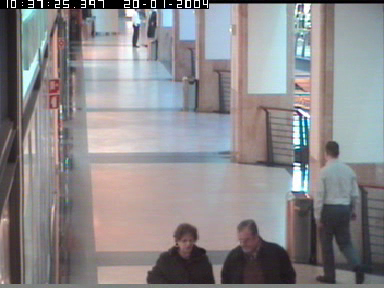
#> input picture frame 48 of Labs/Module-1.8-Lab-ImageVideo/hallway.mp4, 384 x 288 px, given in place of boat.mp4, which was not available
$ jupyter execute Lab-1.8-VideoOpticalFlow-Exercise.ipynb   (older library calls are emulated)   (text cells are left out)
#> lines starting #> are read from the running program, lines starting #| are printed output that depends on the picture; pictures that were not available may be replaced by others from this repository, and a replacement may not be noted
[cell 1]
#CPU
#https://github.com/spmallick/learnopencv/tree/master/Getting-Started-OpenCV-CUDA-Module
import argparse
import time
import ipywidgets
from IPython.display import display

import cv2
import numpy as np

video1 = ipywidgets.Image(format='jpeg')
video2 = ipywidgets.Image(format='jpeg')

display(video1)
display(video2)

video = 'boat.mp4'
device = 'cpu'
    # init dict to track time for every stage at each iteration
timers = {
        "full pipeline": [],
        "reading": [],
        "pre-process": [],
        "optical flow": [],
        "post-process": [],
    }

    # init video capture with video
cap = cv2.VideoCapture(video)

    # get default video FPS
fps = cap.get(cv2.CAP_PROP_FPS)

    # get total number of video frames
num_frames = cap.get(cv2.CAP_PROP_FRAME_COUNT)

    # read the first frame
ret, previous_frame = cap.read()
#> previous_frame is the input picture: shape (288, 384, 3); mean B, G, R 139.6, 137.2, 139.9


        # proceed if frame reading was successful
if ret:
            # resize frame
    frame = cv2.resize(previous_frame, (960, 540))
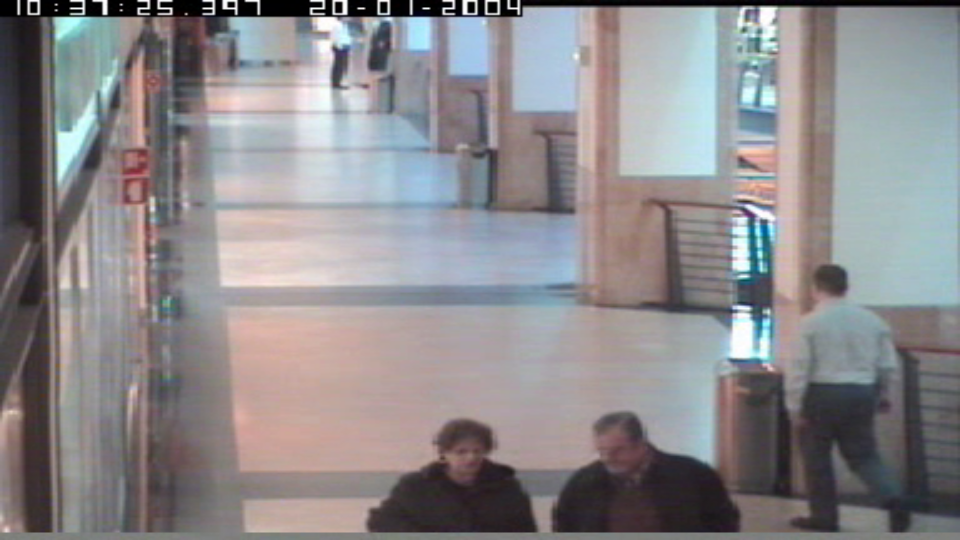
#> frame: shape (540, 960, 3); mean B, G, R 139.5, 137.1, 139.8

            # convert to gray
    previous_frame = cv2.cvtColor(frame, cv2.COLOR_BGR2GRAY)
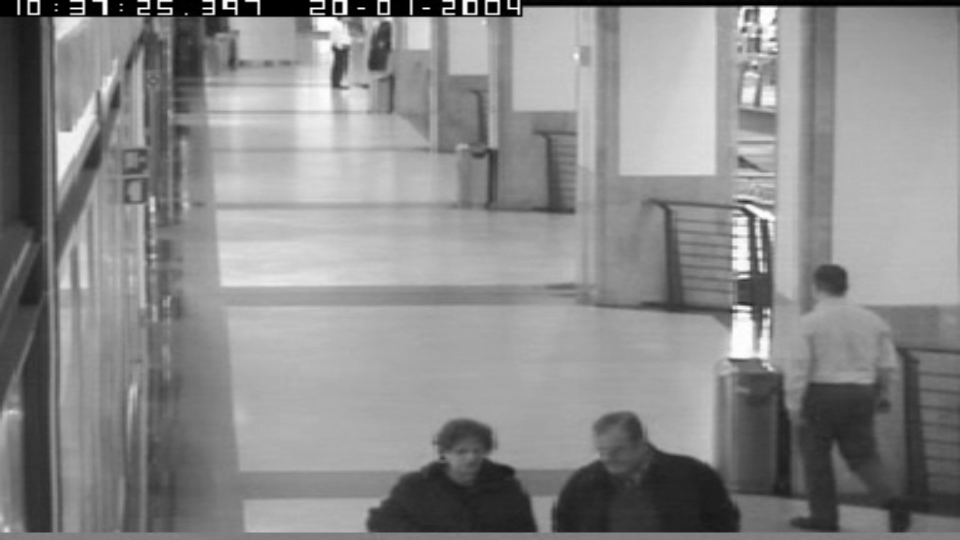
#> previous_frame: shape (540, 960); min 0, max 255, mean 138.2

            # create hsv output for optical flow
    hsv = np.zeros_like(frame, np.float32)

            # set saturation to 1
    hsv[..., 1] = 1.0

    while True:
                # start full pipeline timer
        start_full_time = time.time()

                # start reading timer
        start_read_time = time.time()

                # capture frame-by-frame
        ret, frame = cap.read()
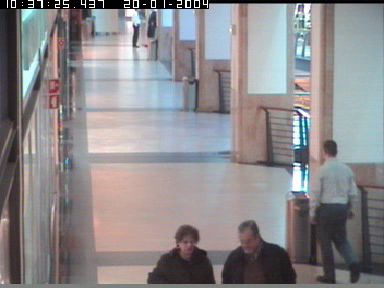
#> input picture frame 49 of Labs/Module-1.8-Lab-ImageVideo/hallway.mp4, 384 x 288 px, given in place of boat.mp4, which was not available
#> frame is the input picture: shape (288, 384, 3); mean B, G, R 139.6, 137.3, 139.9

                # end reading timer
        end_read_time = time.time()

                # add elapsed iteration time
        timers["reading"].append(end_read_time - start_read_time)

                # if frame reading was not successful, break
        if not ret:
            break

                # start pre-process timer
        start_pre_time = time.time()
                # resize frame
        frame = cv2.resize(frame, (960, 540))
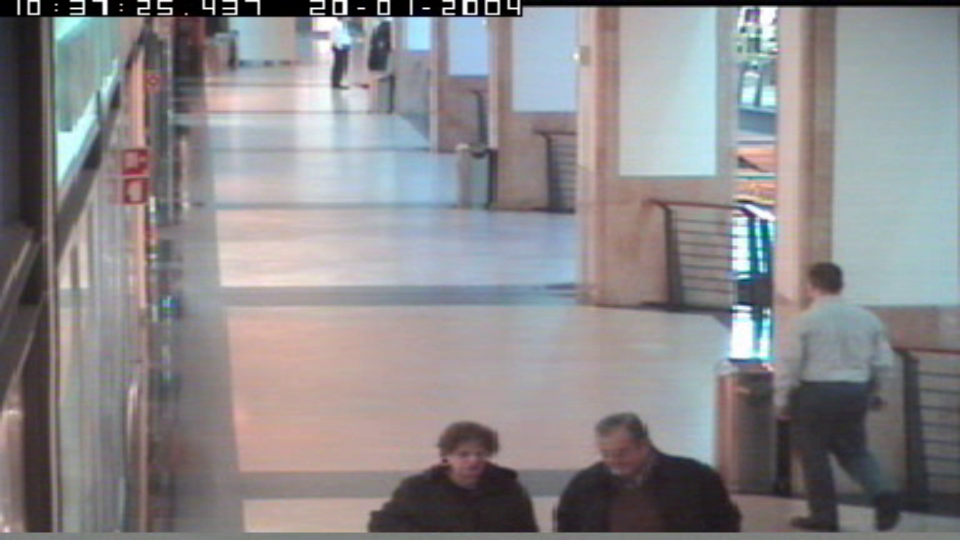
#> frame: shape (540, 960, 3); mean B, G, R 139.5, 137.2, 139.8

                # convert to gray
        current_frame = cv2.cvtColor(frame, cv2.COLOR_BGR2GRAY)

                # end pre-process timer
        end_pre_time = time.time()

                # add elapsed iteration time
        timers["pre-process"].append(end_pre_time - start_pre_time)

                # start optical flow timer
        start_of = time.time()

                # calculate optical flow
        flow = cv2.calcOpticalFlowFarneback(
            previous_frame, current_frame, None, 0.5, 5, 15, 3, 5, 1.2, 0,
                )
            # end of timer
        end_of = time.time()

            # add elapsed iteration time
        timers["optical flow"].append(end_of - start_of)

                # start post-process timer
        start_post_time = time.time()

                # convert from cartesian to polar coordinates to get magnitude and angle
        magnitude, angle = cv2.cartToPolar(
                flow[..., 0], flow[..., 1], angleInDegrees=True,
                )
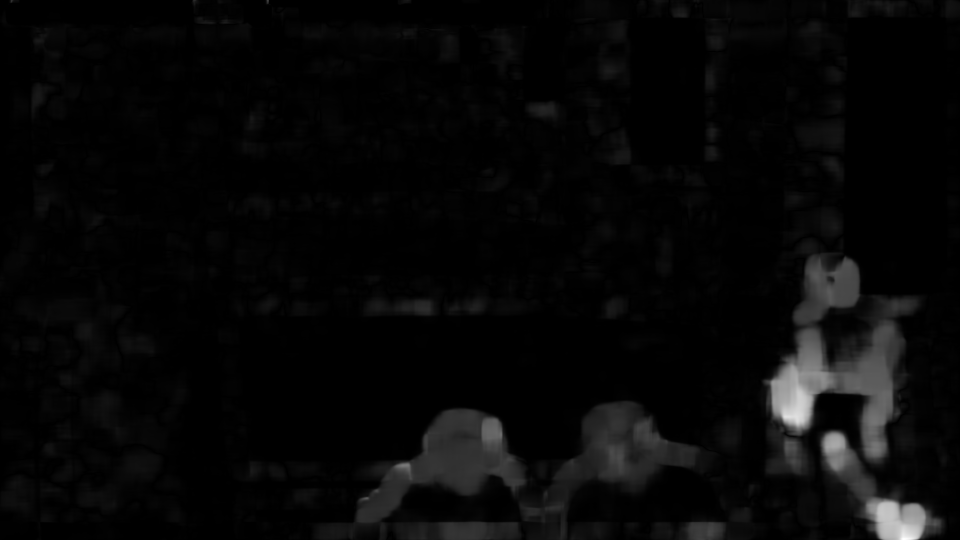
#> magnitude: shape (540, 960) float32; min 0, max 18.13, mean 0.576; drawn with min black and max white
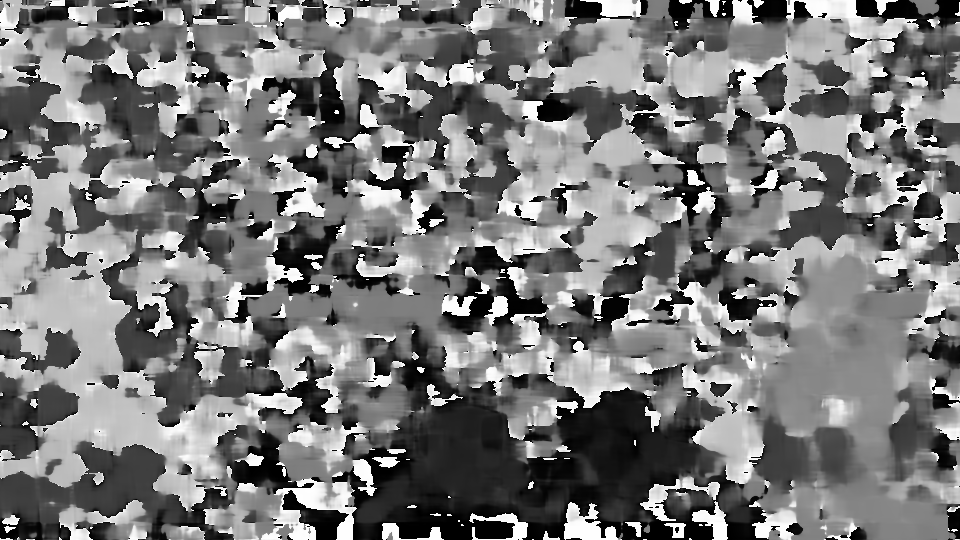
#> angle: shape (540, 960) float32; min 0, max 360, mean 171.3; drawn with min black and max white

                # set hue according to the angle of optical flow
        hsv[..., 0] = angle * ((1 / 360.0) * (180 / 255.0))
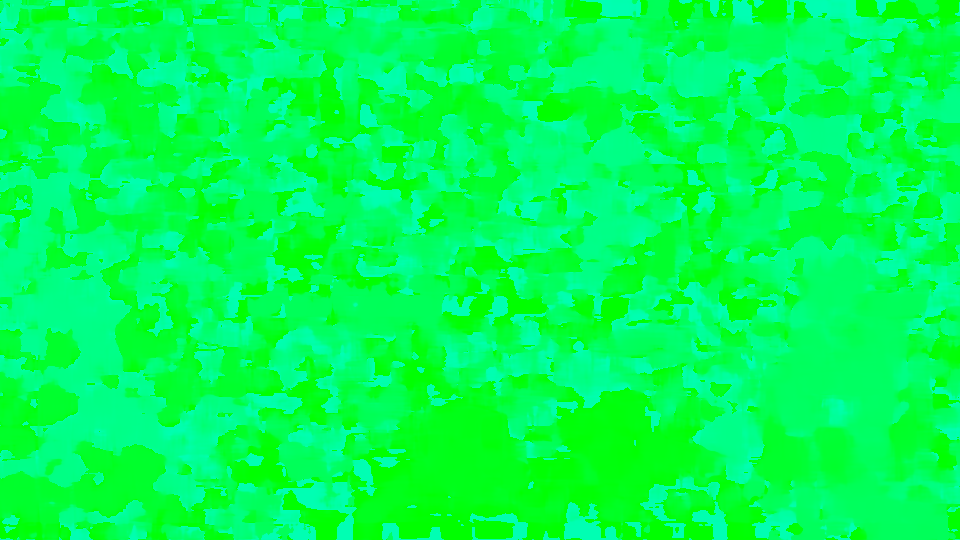
#> hsv: shape (540, 960, 3) float32; mean of channels 0, 1, 2 0.336, 1, 0; drawn as B, G, R

                # set value according to the normalized magnitude of optical flow
        hsv[..., 2] = cv2.normalize(
                    magnitude, None, 0.0, 1.0, cv2.NORM_MINMAX, -1,
                )
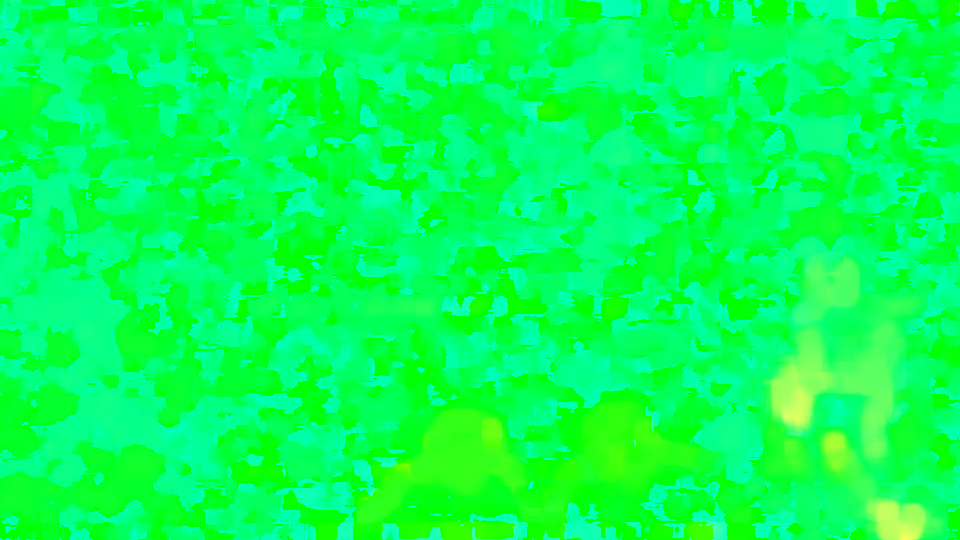
#> hsv: shape (540, 960, 3) float32; mean of channels 0, 1, 2 0.336, 1, 0.0317; drawn as B, G, R

                # multiply each pixel value to 255
        hsv_8u = np.uint8(hsv * 255.0)

                # convert hsv to bgr
        bgr = cv2.cvtColor(hsv_8u, cv2.COLOR_HSV2BGR)
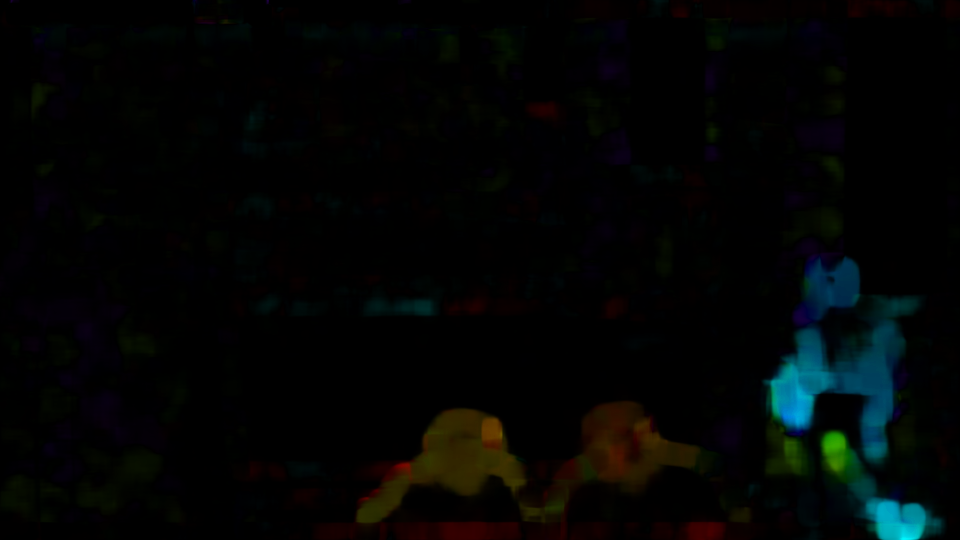
#> bgr: shape (540, 960, 3); mean B, G, R 4.2, 4.9, 2.9

                # update previous_frame value
        previous_frame = current_frame

                # end post-process timer
        end_post_time = time.time()

                # add elapsed iteration time
        timers["post-process"].append(end_post_time - start_post_time)

                # end full pipeline timer
        end_full_time = time.time()

                # add elapsed iteration time
        timers["full pipeline"].append(end_full_time - start_full_time)

                # visualization
        video1.value = bytes(cv2.imencode('.jpg', frame)[1])
        video2.value = bytes(cv2.imencode('.jpg', bgr)[1])
            # [9 lines of commented-out code are left out]
cap.release()

    # destroy all windows
#cv2.destroyAllWindows()

    # print results
print("Number of frames : ", num_frames)

    # elapsed time at each stage
print("Elapsed time")
for stage, seconds in timers.items():
    print("-", stage, ": {:0.3f} seconds".format(sum(seconds)))

    # calculate frames per second
print("Default video FPS : {:0.3f}".format(fps))

of_fps = (num_frames - 1) / sum(timers["optical flow"])
print("Optical flow FPS : {:0.3f}".format(of_fps))

full_fps = (num_frames - 1) / sum(timers["full pipeline"])
print("Full pipeline FPS : {:0.3f}".format(full_fps))

$ run again, starting later in the video
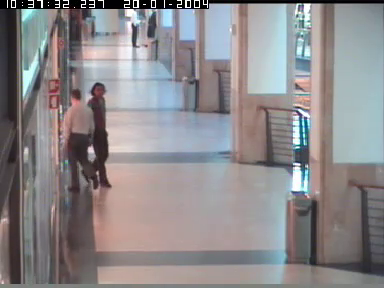
#> input picture frame 219 of Labs/Module-1.8-Lab-ImageVideo/hallway.mp4, 384 x 288 px, given in place of boat.mp4, which was not available
#> previous_frame is the input picture: shape (288, 384, 3); mean B, G, R 139.7, 137.5, 140.7
#> previous_frame: shape (540, 960)
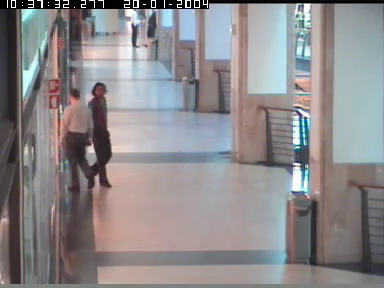
#> input picture frame 220 of Labs/Module-1.8-Lab-ImageVideo/hallway.mp4, 384 x 288 px, given in place of boat.mp4, which was not available
#> frame is the input picture: shape (288, 384, 3); mean B, G, R 139.5, 137.4, 140.6
#> `bgr = cv2.cvtColor(hsv_8u, cv2.COLOR_HSV2BGR)`:
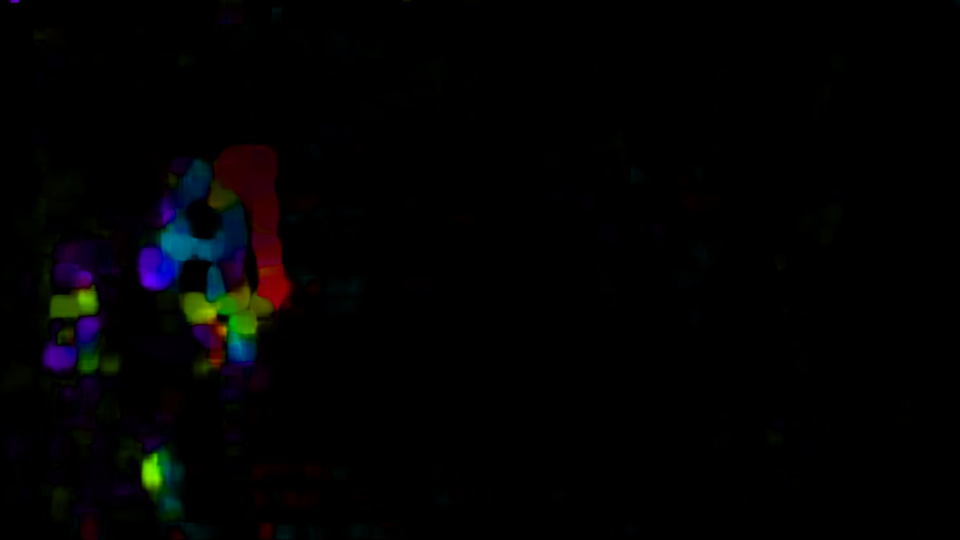
#> bgr: shape (540, 960, 3); mean B, G, R 2.6, 2.2, 2.3

$ run again, starting later in the video
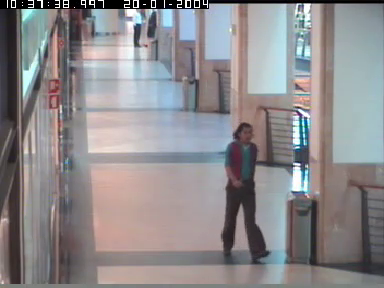
#> input picture frame 389 of Labs/Module-1.8-Lab-ImageVideo/hallway.mp4, 384 x 288 px, given in place of boat.mp4, which was not available
#> previous_frame is the input picture: shape (288, 384, 3); mean B, G, R 140.6, 138.3, 141
#> previous_frame: shape (540, 960)
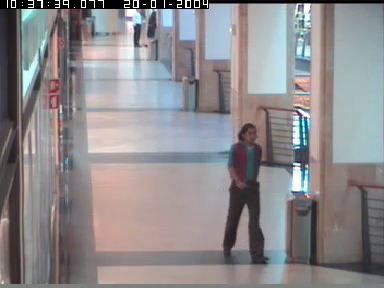
#> input picture frame 390 of Labs/Module-1.8-Lab-ImageVideo/hallway.mp4, 384 x 288 px, given in place of boat.mp4, which was not available
#> frame is the input picture: shape (288, 384, 3); mean B, G, R 140.6, 138.3, 141.1
#> `bgr = cv2.cvtColor(hsv_8u, cv2.COLOR_HSV2BGR)`:
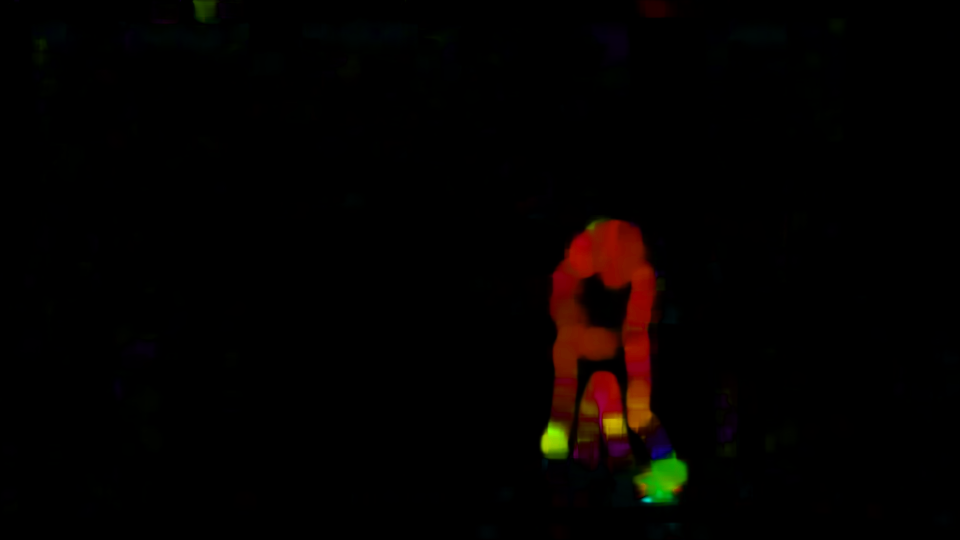
#> bgr: shape (540, 960, 3); mean B, G, R 0.4, 1.6, 4.2
